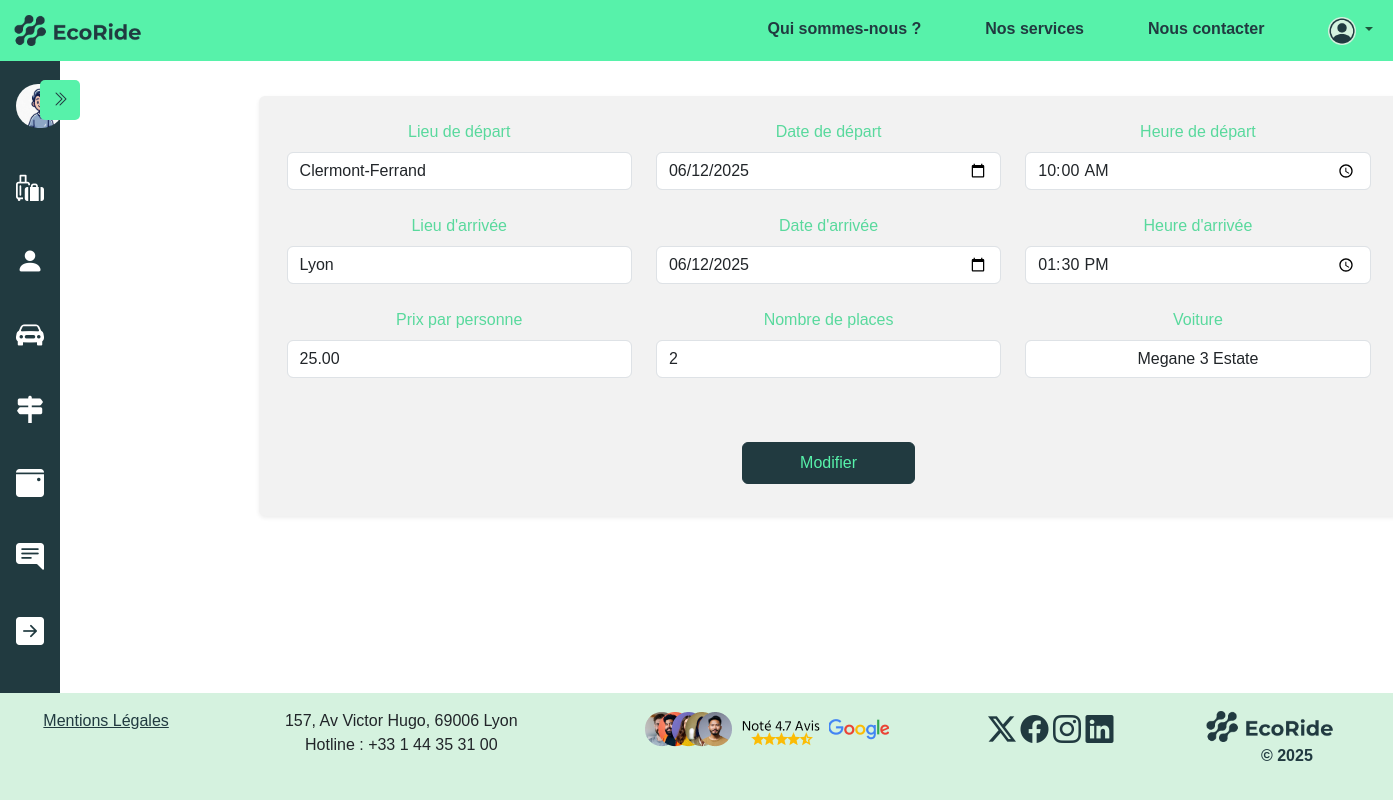
The app's page /index.php?page=editCovoiturages&covoiturage_id=12 (signed in) with its own data.
### tables this page shows
CREATE TABLE `covoiturage` (
  `covoiturage_id` int(11) NOT NULL,
  `utilisateur_id` int(11) NOT NULL,
  `voiture_id` int(11) NOT NULL,
  `date_depart` date DEFAULT NULL,
  `heure_depart` time DEFAULT NULL,
  `lieu_depart` varchar(255) DEFAULT NULL,
  `date_arrivee` date DEFAULT NULL,
  `heure_arrivee` time DEFAULT NULL,
  `lieu_arrivee` varchar(255) DEFAULT NULL,
  `statut` enum('en attente','démarré','en pause') DEFAULT 'en attente',
  `nombre_places` int(11) DEFAULT NULL,
  `prix` decimal(10,2) DEFAULT NULL
);

### backend/controllers/covoiturageController.php (called while the page is built, shortened)
<?php
require_once __DIR__ .'/../models/voitureModel.php';
require_once __DIR__ .'/../models/covoiturageModel.php';
require_once __DIR__ .'/../database/db.php';
$covoiturageModel = new Covoiturage($conn);
$covoiturages = $covoiturageModel->getCovoituragesByUtilisateurId($_SESSION['utilisateur_id']);
if (isset($_GET['covoiturage_id'])) {
    $covoiturage_id = $_GET['covoiturage_id'];
    $covoiturageModel = new Covoiturage($conn);
    $covoiturage = $covoiturageModel->getCovoiturageById($covoiturage_id);
    $voitureModel = new Voiture($conn);
    $voiture = $voitureModel->getVoitureById($covoiturage['voiture_id']);
}
?>

### backend/models/covoiturageModel.php (called while the page is built, shortened)
<?php
class Covoiturage {
    private $conn;
    public function __construct($db) {
        $this->conn = $db;
    }
    public function getCovoituragesByUtilisateurId($utilisateur_id) {
        $query = "SELECT * FROM covoiturage WHERE utilisateur_id = ? AND nombre_places > 0 ORDER BY date_depart DESC";
        $stmt = $this->conn->prepare($query);
        $stmt->bind_param("i", $utilisateur_id);
        $stmt->execute();
        $result = $stmt->get_result();
        $covoiturages = [];
        while ($row = $result->fetch_assoc()) {
            $row['current_datetime'] = date("Y-m-d H:i:s");
            $covoiturages[] = $row;
        }
        return $covoiturages;
    }
    public function getCovoiturageById($covoiturage_id) {
        $sql = "SELECT * FROM covoiturage WHERE covoiturage_id = ? AND nombre_places > 0";
        $stmt = $this->conn->prepare($sql);
        $stmt->bind_param("i", $covoiturage_id);
        $stmt->execute();
        $result = $stmt->get_result();
        return $result->fetch_assoc();
    }
}
?>

### backend/models/voitureModel.php (called while the page is built, shortened)
<?php
class Voiture {
    private $conn;
    public function __construct($db) {
        $this->conn = $db;
    }
    public function getVoitureById($voiture_id) {
        $sql = "SELECT * FROM voiture WHERE voiture_id = ?";
        $stmt = $this->conn->prepare($sql);
        $stmt->bind_param("i", $voiture_id);
        $stmt->execute();
        $result = $stmt->get_result();
        return $result->fetch_assoc();
    }
}
?>

### views/editCovoiturages.php (the view, shortened to what this page needs)
<?php
require_once '/home/ecoriders/backend/database/db.php';
require_once '/home/ecoriders/backend/controllers/covoiturageController.php';
require_once '/home/ecoriders/backend/models/covoiturageModel.php';
require_once '/home/ecoriders/backend/models/voitureModel.php';
?>
<div class="container d-flex flex-column offset-md-1 mt-5">
    <div class="row justify-content-center mb-4">
        <div class="col-md-12 offset-md-2 mt-5 mb-5 offset-md-3 shadow-sm rounded" style="background-color: #F2F2F2;">
            <form class="p-3 text-center rounded" action="/loads/backend_loader.php" method="POST">
                <div class="row mb-2">
                    <div class="col-md-4 py-2">
                        <label for="lieuDepart" class="form-label text-secondary">Lieu de départ</label>
                        <input type="text" class="form-control" name="lieu_depart" id="lieuDepart" placeholder="Lieu de départ*" value="<?= $covoiturage['lieu_depart']; ?>" required>
                    </div>
                    <div class="col-md-4 py-2">
                        <label for="dateDepart" class="form-label text-secondary">Date de départ</label>
                        <input type="date" class="form-control" name="date_depart" id="dateDepart" placeholder="Date de départ*" value="<?= $covoiturage['date_depart']; ?>" required>
                    </div>
                    <div class="col-md-4 py-2">
                        <label for="heureDepart" class="form-label text-secondary">Heure de départ</label>
                        <input type="time" class="form-control" name="heure_depart" id="heureDepart" placeholder="Heure de départ*" value="<?= $covoiturage['heure_depart']; ?>" required>
                    </div>
                </div>
                <div class="row mb-2">
                    <div class="col-md-4 py-2">
                        <label for="lieuArrivee" class="form-label text-secondary">Lieu d'arrivée</label>
                        <input type="text" class="form-control" name="lieu_arrivee" id="lieuArrivee" placeholder="Lieu de Arrivée*" value="<?= $covoiturage['lieu_arrivee']; ?>" required>
                    </div>
                    <div class="col-md-4 py-2">
                        <label for="dateArrivee" class="form-label text-secondary">Date d'arrivée</label>
                        <input type="date" class="form-control" name="date_arrivee" id="dateArrivee" placeholder="Date de Arrivée*" value="<?= $covoiturage['date_arrivee']; ?>" required>
                    </div>
                    <div class="col-md-4 py-2">
                        <label for="heureArrivee" class="form-label text-secondary">Heure d'arrivée</label>
                        <input type="time" class="form-control" name="heure_arrivee" id="heureArrivee" placeholder="Heure de Arrivée*" value="<?= $covoiturage['heure_arrivee']; ?>" required>
                    </div>
                </div>
                <div class="row mb-2">
                    <div class="col-md-4 py-2">
                        <label for="prix" class="form-label text-secondary">Prix par personne</label>
                        <input type="number" class="form-control" name="prix" id="prixUnitaire" placeholder="Prix unitaire*" value="<?= $covoiturage['prix']; ?>" required>
                    </div>
                    <div class="col-md-4 py-2">
                        <label for="nombrePlaces" class="form-label text-secondary">Nombre de places</label>
                        <input type="number" class="form-control" name="nombre_places" id="nombrePlaces" placeholder="Nombre de places*" value="<?= $covoiturage['nombre_places']; ?>" required>
                    </div>
                    <div class="col-md-4 py-2">
                        <label for="voiture_id" class="form-label text-secondary">Voiture</label>
                        <select class="form-control text-center align-self-end" name="voiture_id" id="voiture_id" >
                            <?php foreach ($covoiturages as $covoiturage): ?>
                                <option value="<?= $covoiturage['voiture_id'] ?>"><?= $voiture['modele'] ?></option>
                            <?php endforeach; ?>
                        </select><br>
                    </div>
                </div>
                <div class="row mb-2 justify-content-center">
                    <div class="col-md-4 py-2 justify-content-center">
                        <button type="submit" class="btn btn-dark w-50 mt-3 py-2" name="miseAJourCovoiturage" style="color: #57F2AA;">Modifier</button>
                    </div>
                </div>
            </form>
        </div>
    </div>
</div>

### records on screen
covoiturage: lieu_depart "Clermont-Ferrand", date_depart "06/12/2025", heure_depart "10:00:00", lieu_arrivee "Lyon", date_arrivee "06/12/2025", heure_arrivee "13:30:00", prix "25.00", nombre_places "2"

### other values on screen
form field voiture_id "Megane 3 Estate"
